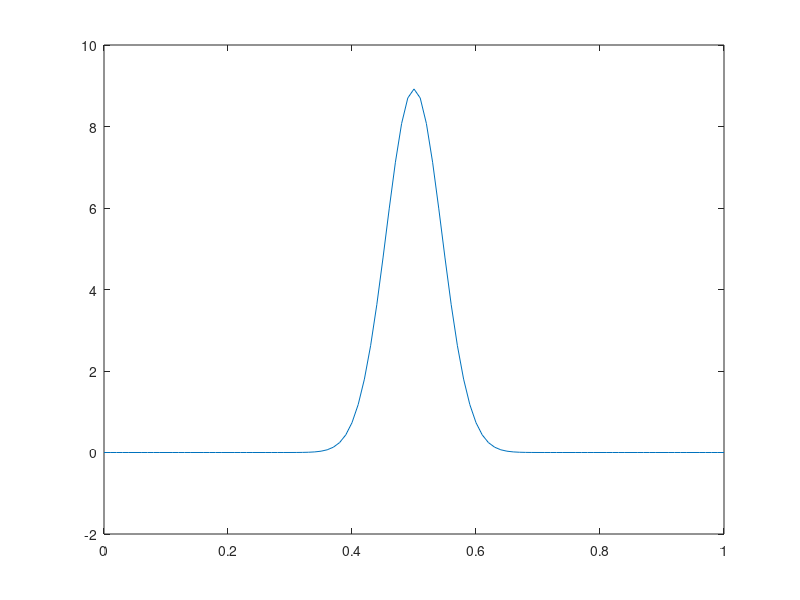

MATLAB code to generate this figure:
clear; clc; close all;

% Description: This script is for testing concepts

dx  = 0.01;
x   = 0:dx:1;
nx  = numel(x);

N = 1000;
nud = 0.0001;
t = 10;

u = zeros(1,nx);

for ix = 1:nx
    s = 0;
    for n = 1:N
        s = s + sin(pi*n/2)*sin(pi*n*x(ix))*exp(-pi^2*n^2*nud*t);
    end
    u(ix) = 2*s;
end

plot(x,u)
